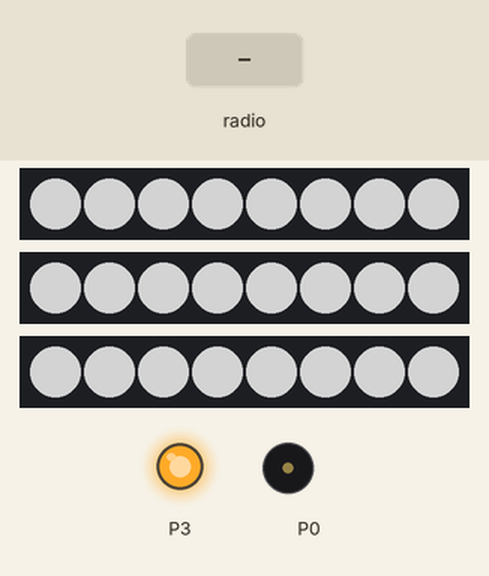
Bench run of a program on a simulated BBC micro:bit (MakeCode). Parts: 3 × 8 RGB LEDs in strip order, left to right, output pins drawn as LEDs (lit = HIGH), buzzer (waves = sounding). The inputs (shaded band) are chosen by the test bench. Dim RGB values are drawn brighter than linear.

Above: at 1.2 s.
1.3 s: radio message "A2" arrives
At 2.74 s:
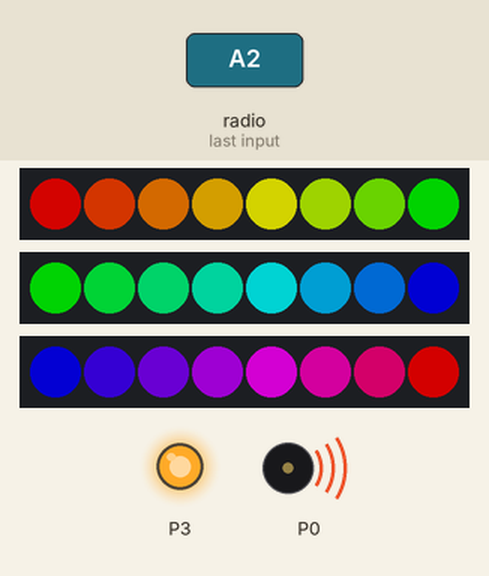
3.5 s: radio message "B2" arrives
At 5.4 s:
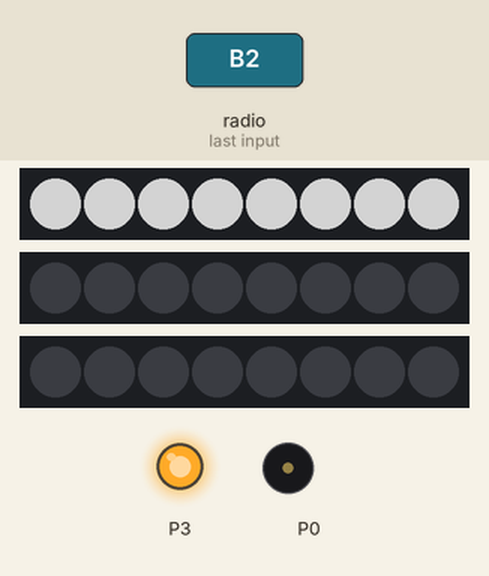
5.6 s: radio message "C2" arrives
At 7.4 s:
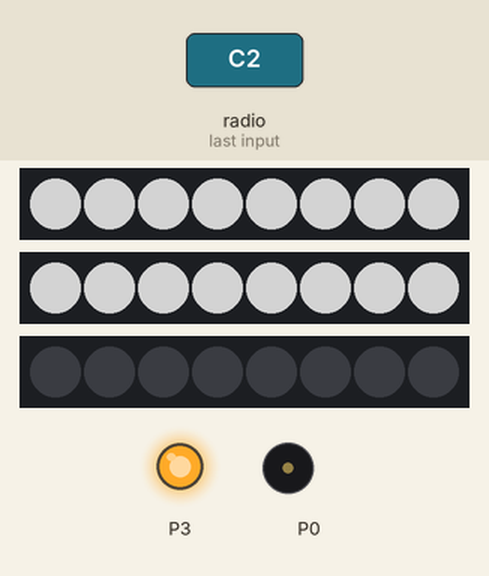
Timing chart, 0 to 8.9 s (numbered marks = the images above; inputs shaded):
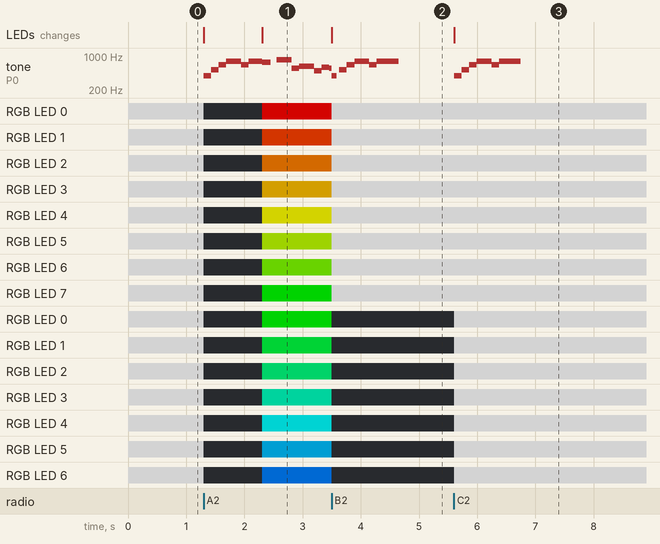

The program:

main.ts
```typescript
radio.onReceivedString(function (receivedString) {
    if (receivedString == "A2") {
        strip.showColor(neopixel.colors(NeoPixelColors.Black))
        STRIP1.showColor(neopixel.colors(NeoPixelColors.Black))
        STRIP2.showColor(neopixel.colors(NeoPixelColors.Black))
        if (KK2 == 0) {
            music.startMelody(music.builtInMelody(Melodies.PowerUp), MelodyOptions.Once)
            KK2 = 5
        }
        if (KK2 == 5) {
            basic.pause(1000)
            strip.showRainbow(1, 120)
            STRIP1.showRainbow(121, 240)
            STRIP2.showRainbow(241, 360)
            strip.show()
            STRIP1.show()
            STRIP2.show()
            music.startMelody(music.builtInMelody(Melodies.Nyan), MelodyOptions.Once)
        }
    } else if (receivedString == "B2") {
        strip.showColor(neopixel.colors(NeoPixelColors.White))
        STRIP1.showColor(neopixel.colors(NeoPixelColors.Black))
        STRIP2.showColor(neopixel.colors(NeoPixelColors.Black))
        STRIP1.show()
        STRIP2.show()
        if (KK1 == 0) {
            music.startMelody(music.builtInMelody(Melodies.PowerUp), MelodyOptions.Once)
            KK1 = 5
        }
    } else if (receivedString == "C2") {
        strip.showColor(neopixel.colors(NeoPixelColors.White))
        STRIP1.showColor(neopixel.colors(NeoPixelColors.White))
        STRIP2.showColor(neopixel.colors(NeoPixelColors.Black))
        STRIP2.show()
        if (KK == 0) {
            music.startMelody(music.builtInMelody(Melodies.PowerUp), MelodyOptions.Once)
            KK = 5
        }
    } else {

    }
})
let KK1 = 0
let KK2 = 0
let KK = 0
let STRIP2: neopixel.Strip = null
let STRIP1: neopixel.Strip = null
let strip: neopixel.Strip = null
radio.setGroup(123)
strip = neopixel.create(DigitalPin.P13, 8, NeoPixelMode.RGB_RGB)
STRIP1 = neopixel.create(DigitalPin.P14, 8, NeoPixelMode.RGB_RGB)
STRIP2 = neopixel.create(DigitalPin.P16, 8, NeoPixelMode.RGB_RGB)
KK = 0
strip.showColor(neopixel.colors(NeoPixelColors.White))
STRIP1.showColor(neopixel.colors(NeoPixelColors.White))
STRIP2.showColor(neopixel.colors(NeoPixelColors.White))
pins.digitalWritePin(DigitalPin.P3, 1)
```

test.ts
```typescript
// 테스트는 여기로 이동합니다; 이 패키지가 확장으로 사용될 때 컴파일되지 않을 것 입니다.
```

Measured:
- after the input at 1.3 s, tone on P0: plays 392 Hz for 0.13 s, 523 Hz for 0.13 s, 659 Hz for 0.13 s, 784 Hz for 0.26 s, 659 Hz for 0.13 s, 784 Hz for 0.23 s … (13 notes in this stretch), starting at once; RGB LED 0: RGB(127, 127, 127) → off at once, → RGB(127, 2, 0) 1.0 s later
- after the input at 3.5 s, RGB LED 0: RGB(127, 2, 0) → RGB(127, 127, 127) at once; RGB LED 1: RGB(127, 32, 0) → RGB(127, 127, 127) at once; RGB LED 2: RGB(127, 63, 0) → RGB(127, 127, 127) at once; RGB LED 3: RGB(127, 95, 0) → RGB(127, 127, 127) at once; RGB LED 4: RGB(127, 127, 0) → RGB(127, 127, 127) at once; the LEDs: change at once (image 2)
- after the input at 5.6 s, tone on P0: plays 392 Hz for 0.13 s, 523 Hz for 0.13 s, 659 Hz for 0.13 s, 784 Hz for 0.26 s, 659 Hz for 0.13 s, 784 Hz for 0.38 s, starting at once; RGB LED 0–7: off → RGB(127, 127, 127) at once; the LEDs: change at once (image 3)
